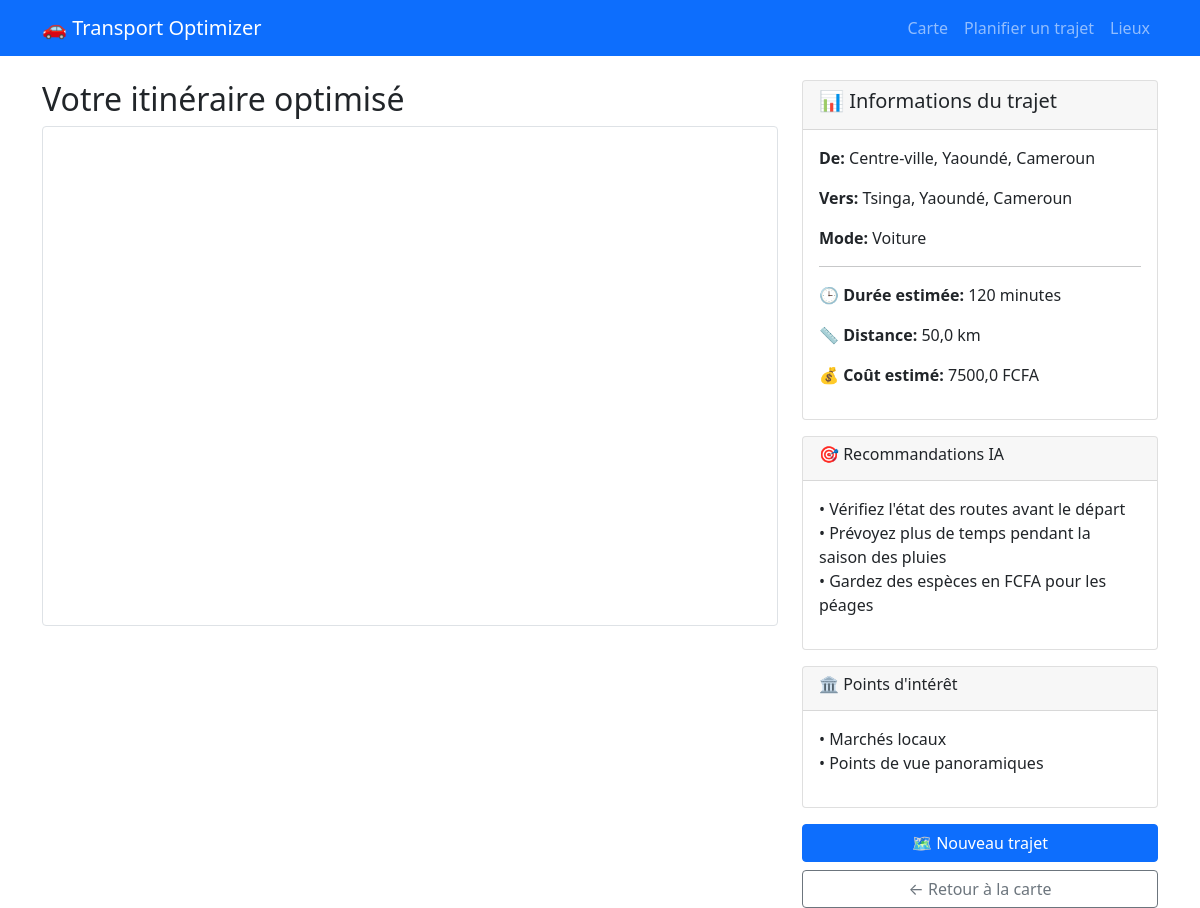
The app's page /result/1/ with its own data.
### routes/models.py (models this page shows, shortened)
class Location(models.Model):
    name = models.CharField(max_length=200, verbose_name="Nom du lieu")
    address = models.CharField(max_length=500, verbose_name="Adresse")
    latitude = models.FloatField(verbose_name="Latitude")
    longitude = models.FloatField(verbose_name="Longitude")
    created_at = models.DateTimeField(auto_now_add=True, verbose_name="Créé le")
    class Meta:
        verbose_name = "Lieu"
        verbose_name_plural = "Lieux"
        ordering = ['-created_at']

class OptimizedRoute(models.Model):
    route_request = models.OneToOneField(RouteRequest, on_delete=models.CASCADE, verbose_name="Demande de route")
    route_data = models.JSONField(verbose_name="Données de route")  # Stocke les données de l'itinéraire optimisé
    distance = models.FloatField(null=True, blank=True, verbose_name="Distance (km)")  # Distance en km
    duration = models.IntegerField(null=True, blank=True, verbose_name="Durée (min)")  # Durée en minutes
    cost_estimate = models.FloatField(null=True, blank=True, verbose_name="Coût estimé (FCFA)")  # Coût estimé
    created_at = models.DateTimeField(auto_now_add=True, verbose_name="Créé le")
    class Meta:
        verbose_name = "Route optimisée"
        verbose_name_plural = "Routes optimisées"
        ordering = ['-created_at']

class RouteRequest(models.Model):
    TRANSPORT_CHOICES = [
        ('car', 'Voiture'),
        ('public', 'Transport Public'),
        ('walking', 'Marche'),
        ('bike', 'Vélo'),
    ]
    user = models.ForeignKey(User, on_delete=models.CASCADE, null=True, blank=True, verbose_name="Utilisateur")
    departure = models.ForeignKey(Location, on_delete=models.CASCADE, related_name='departures', verbose_name="Départ")
    destination = models.ForeignKey(Location, on_delete=models.CASCADE, related_name='destinations', verbose_name="Destination")
    transport_mode = models.CharField(max_length=20, choices=TRANSPORT_CHOICES, default='car', verbose_name="Mode de transport")
    created_at = models.DateTimeField(auto_now_add=True, verbose_name="Créé le")
    class Meta:
        verbose_name = "Demande de route"
        verbose_name_plural = "Demandes de routes"
        ordering = ['-created_at']

### routes/views.py (the view)
# urls.py: path('result/<int:route_id>/', views.route_result, name='route_result'),
def route_result(request, route_id):
    try:
        optimized_route = get_object_or_404(
            OptimizedRoute.objects.select_related(
                'route_request__departure',
                'route_request__destination'
            ),
            id=route_id
        )
        map_html = create_route_map(optimized_route)
        context = {
            'optimized_route': optimized_route,
            'route_data': optimized_route.route_data,
            'map_html': map_html,
        }
        return render(request, 'routes/route_result.html', context)
    except Exception as e:
        logger.error(f"Erreur dans route_result: {e}")
        messages.error(request, "Erreur lors de l'affichage du résultat")
        return redirect('routes:index')

### templates/routes/route_result.html (shortened to what this page needs)
{% extends 'base.html' %}
{% block content %}
<div class="row">
    <div class="col-md-8">
        <h2>Votre itinéraire optimisé</h2>
        <div class="border rounded" style="height: 500px; overflow: hidden;">
        </div>
    </div>
    <div class="col-md-4">
        <div class="card">
            <div class="card-header">
                <h5>📊 Informations du trajet</h5>
            </div>
            <div class="card-body">
                <p><strong>De:</strong> {{ route_data.departure.address }}</p>
                <p><strong>Vers:</strong> {{ route_data.destination.address }}</p>
                <p><strong>Mode:</strong> {{ optimized_route.route_request.get_transport_mode_display }}</p>
                <hr>
                <p><strong>🕒 Durée estimée:</strong> {{ optimized_route.duration }} minutes</p>
                <p><strong>📏 Distance:</strong> {{ optimized_route.distance }} km</p>
                <p><strong>💰 Coût estimé:</strong> {{ optimized_route.cost_estimate }} FCFA</p>
            </div>
        </div>
        <div class="card mt-3">
            <div class="card-header">
                <h6>🎯 Recommandations IA</h6>
            </div>
            <div class="card-body">
                <ul class="list-unstyled">
                    {% for recommendation in route_data.ai_analysis.recommendations %}
                        <li>• {{ recommendation }}</li>
                    {% endfor %}
                </ul>
            </div>
        </div>
        {% if route_data.ai_analysis.points_of_interest %}
        <div class="card mt-3">
            <div class="card-header">
                <h6>🏛️ Points d'intérêt</h6>
            </div>
            <div class="card-body">
                <ul class="list-unstyled">
                    {% for poi in route_data.ai_analysis.points_of_interest %}
                        <li>• {{ poi }}</li>
                    {% endfor %}
                </ul>
            </div>
        </div>
        {% endif %}
        <div class="d-grid gap-2 mt-3">
            <a href="{% url 'routes:plan_route' %}" class="btn btn-primary">
                🗺️ Nouveau trajet
            </a>
            <a href="{% url 'routes:index' %}" class="btn btn-outline-secondary">
                ← Retour à la carte
            </a>
        </div>
    </div>
</div>
{% endblock %}

### records on screen
Location: departure.address "Centre-ville, Yaoundé, Cameroun"
Location: destination.address "Tsinga, Yaoundé, Cameroun"
OptimizedRoute: route_request.transport_mode "Voiture", duration "120", distance "50,0", cost_estimate "7500,0"

### other values on screen
{{ recommendation }} "Vérifiez l'état des routes avant le départ" "Prévoyez plus de temps pendant la saison des pluies" "Gardez des espèces en FCFA pour les péages"
{{ poi }} "Marchés locaux" "Points de vue panoramiques"
